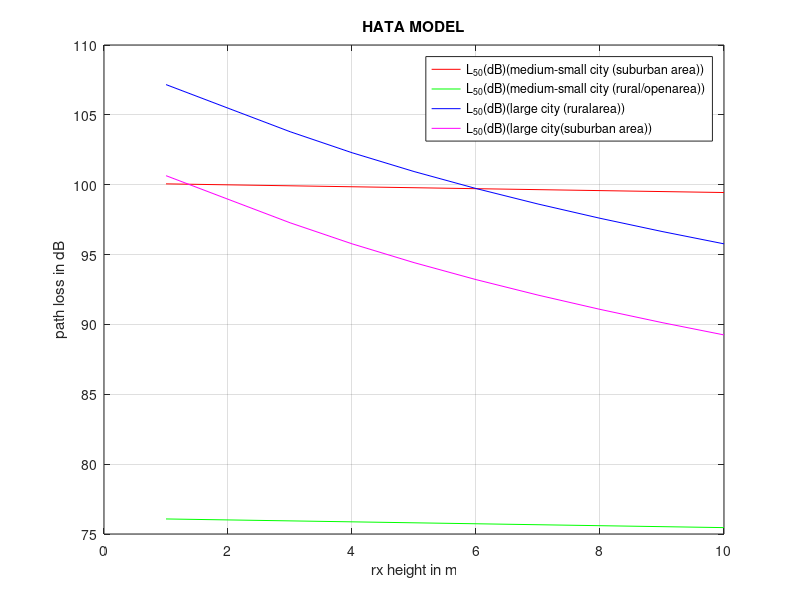

The MATLAB source for this figure:
% HATA MODEL
% rx height vs path loss
clc
clear all;
close all;
hte=input('enter the tx height:');
hre=1:10;
d=input('enter the distance btw tx and rx:');
f=input('enter the frequency:');
% MEDIUM-SMALL CITY (SUB URBAN AREA)
ahre_1=(1.1*log10(f)-0.7)*hre-(1.56*log10(f)-0.8);
L50_1=69.55+26.16*log10(f)-13.82*log10(hte)+(44.9-6.55*log10(hte))*log10(d)-ahre_1;
L50_dB_1=L50_1-(2*log10(f/28)*log10(f/28))-5.4;
% MEDIUM-SMALL CITY (RURAL/OPEN AREA)
ahre_2=(1.1*log10(f)-0.7)*hre-(1.56*log10(f)-0.8);
L50_2=69.55+26.16*log10(f)-13.82*log10(hte)+(44.9-6.55*log10(hte))*log10(d)-ahre_2;
L50_dB_2=L50_2-(4.78*log10(f)*log10(f))+18.33*log10(f)-40.98;
% LARGE CITY (URBAN AND SUBURBAN AREA)
if f<300000000
ahre_3=8.29*(log10(1.54*hre)).*(log10(1.54*hre))-1.1;
else
ahre_3=3.2*(log10(11.75*hre)).*(log10(11.75*hre))-4.97;
end
L50_3=69.55+26.16*log10(f)-13.82*log10(hte)+(44.9-6.55*log10(hte))*log10(d)-ahre_3;
L50_dB_3=L50_3-(2*log10(f/28)*log10(f/28))-5.4;
% rx height vs path loss
figure
plot(hre,L50_dB_1,'r',hre,L50_dB_2,'g',hre,L50_3,'b',hre,L50_dB_3,'m');
legend('L_5_0(dB)(medium-small city (suburban area))','L_5_0(dB)(medium-small city (rural/openarea))','L_5_0(dB)(large city (ruralarea))','L_5_0(dB)(large city(suburban area))');
xlabel('rx height in m');
ylabel('path loss in dB');
title('HATA MODEL');
grid on